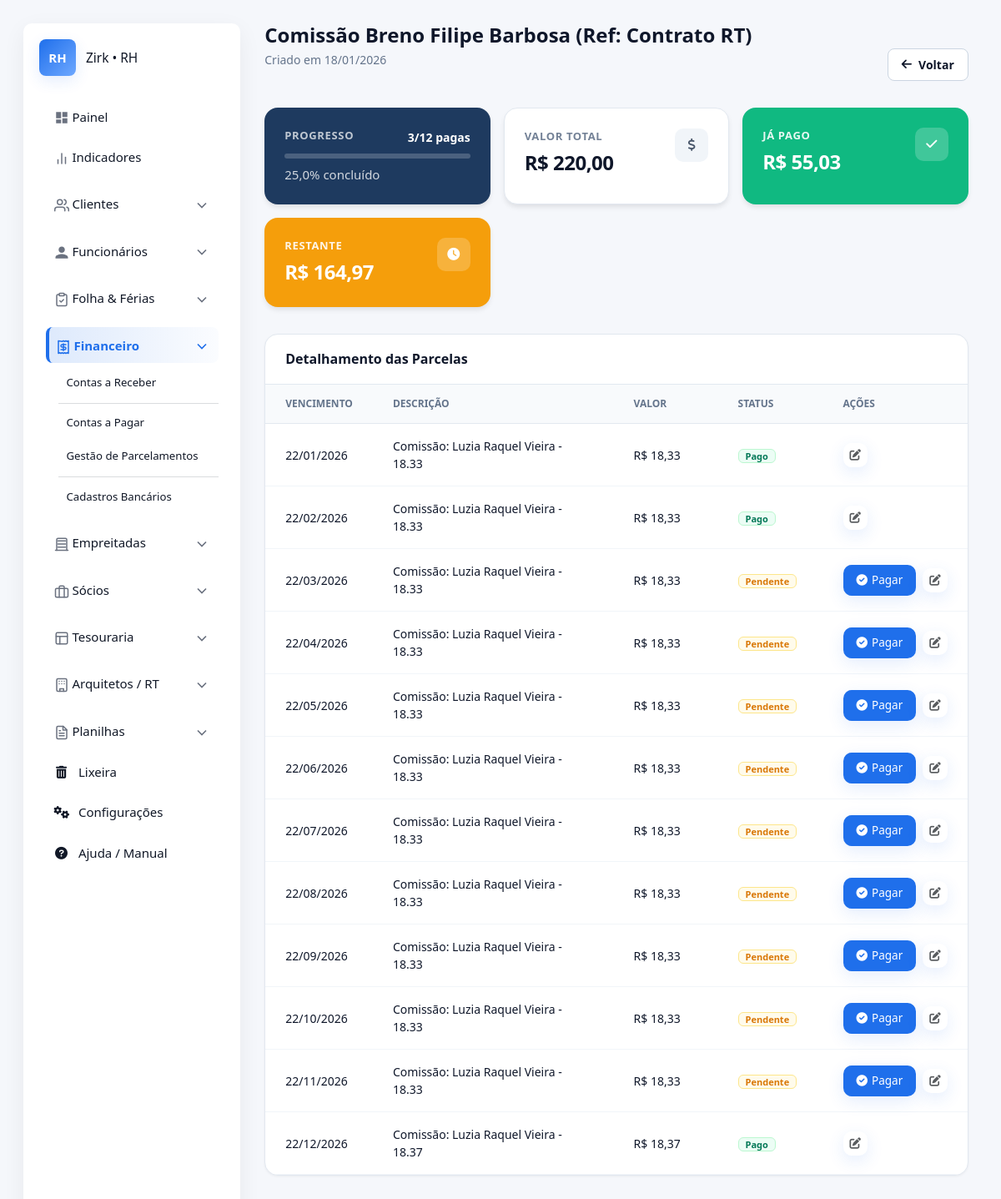
Before: /pagar/parcelamentos/1/ (signed in) with the older database file.
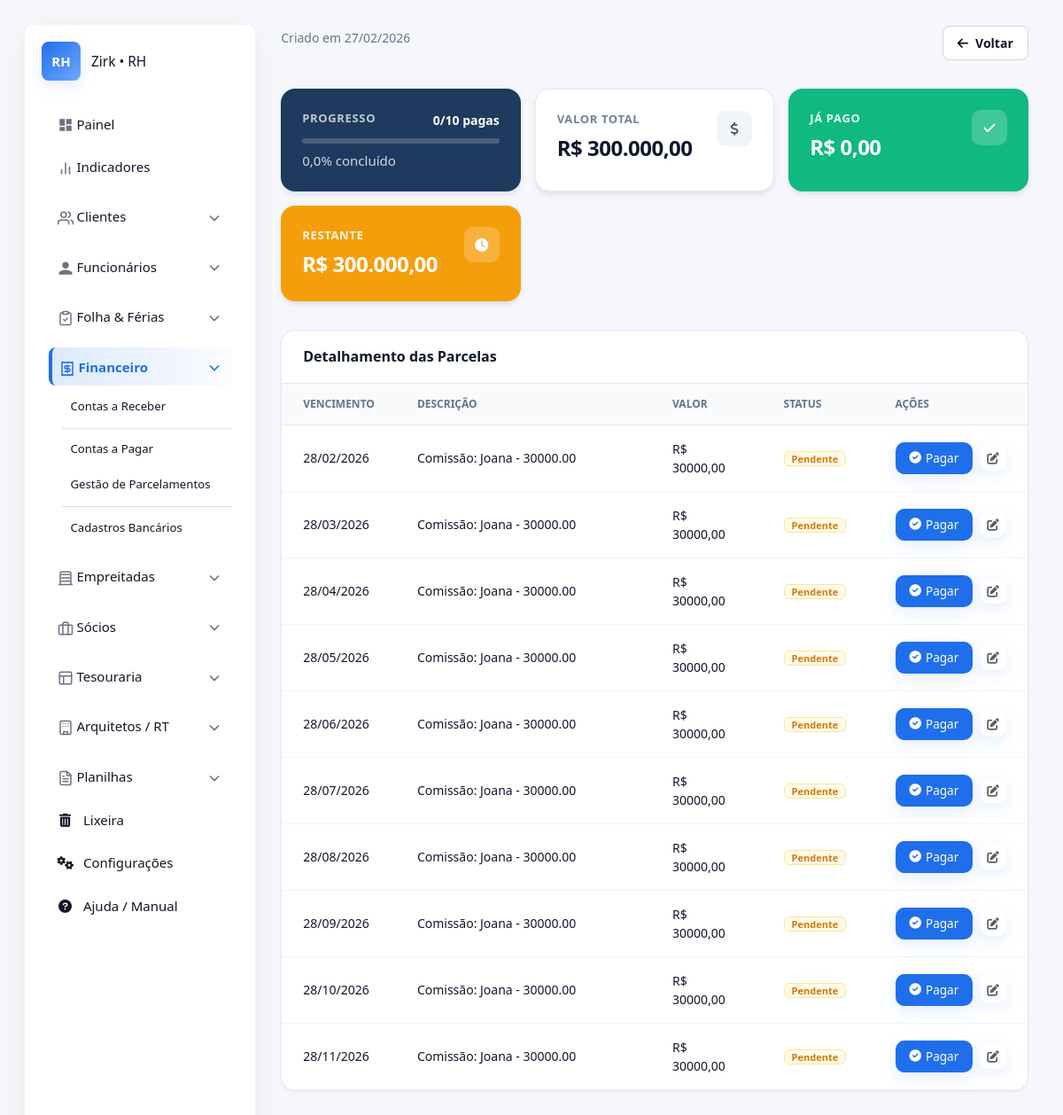
After: the same page with the newer database file.
### apps/financeiro/pagar/models.py (models this page shows, shortened)
class ParcelamentoPagar(SoftDeleteMixin):
    descricao = models.CharField(max_length=255, verbose_name="Descrição do Parcelamento")
    data_criacao = models.DateTimeField(auto_now_add=True, verbose_name="Criado em")
    valor_total_original = models.DecimalField(max_digits=12, decimal_places=2, default=Decimal('0.00'))
    qtd_parcelas = models.IntegerField(default=1)
    class Meta:
        verbose_name = "Parcelamento (A Pagar)"
        verbose_name_plural = "Gestão de Parcelamentos"
        ordering = ['-data_criacao']
    def get_related_objects(self):
        parcelas = []
        modelos_filhos = [
            'parcelas_boleto', 'parcelas_gastogeral', 'parcelas_cheque',
            'parcelas_faturacartao', 'parcelas_gastoveiculoconsorcio',
            'parcelas_gastocontabilidade', 'parcelas_gastoimovel',
            'parcelas_gastoutilidade', 'parcelas_gastogasolina',
            'parcelas_comissaoarquiteto', 'parcelas_gastoalmoco'
        ]
        for related in modelos_filhos:
            if hasattr(self, related):
                manager = getattr(self, related)
                parcelas.extend(list(manager.filter(is_deleted=False)))
        parcelas.sort(key=lambda x: x.data_vencimento if hasattr(x, 'data_vencimento') else x.data_gasto)
        return parcelas
    @property
    def resumo(self):
        parcelas = self.get_related_objects()
        total_obj = len(parcelas)
        if total_obj == 0:
            return {'pendente': 0, 'pago': 0, 'progresso': 0, 'valor_pago': 0, 'valor_aberto': 0}
        pagas = [p for p in parcelas if p.status in ['Pago', 'Recebido', 'PG', 'COM']]
        qtd_pagas = len(pagas)
        valor_pago = sum([p.get_valor_consolidado() for p in pagas])
        valor_total_atual = sum([p.get_valor_consolidado() for p in parcelas])
        valor_aberto = valor_total_atual - valor_pago
        progresso = (qtd_pagas / total_obj) * 100
        return {
            'total_parcelas': total_obj,
            'qtd_pagas': qtd_pagas,
            'qtd_pendentes': total_obj - qtd_pagas,
            'progresso': round(progresso, 1),
            'valor_pago': valor_pago,
            'valor_aberto': valor_aberto,
            'valor_total_atual': valor_total_atual
        }

class ComissaoArquiteto(SoftDeleteMixin):
    arquiteto = models.ForeignKey(Arquiteta, on_delete=models.PROTECT, verbose_name="Arquiteta")
    data_vencimento = models.DateField(verbose_name="Data de Vencimento / Previsão")
    data_pagamento = models.DateField(null=True, blank=True, verbose_name="Data do Pagamento Real")
    valor_comissao = models.DecimalField(max_digits=10, decimal_places=2, verbose_name="Valor da Comissão")
    valor_pago = models.DecimalField(max_digits=10, decimal_places=2, null=True, blank=True, verbose_name="Valor Pago Real")
    observacoes = models.TextField(null=True, blank=True, verbose_name="Observações")
    forma_pagamento = models.CharField(max_length=20, choices=FormaPagamento.choices, default=FormaPagamento.PIX, verbose_name="Forma de Pagamento")
    status = models.CharField('Status', max_length=20, choices=StatusPagamento.choices, default=StatusPagamento.PENDENTE)
    parcelamento = models.ForeignKey(
        ParcelamentoPagar,
        on_delete=models.CASCADE, # Se apagar o pai, apaga as parcelas (ou use PROTECT/SET_NULL conforme regra)
        null=True,
        blank=True,
        related_name='parcelas_%(class)s', # Ex: parcelas_boleto, parcelas_cheque
        verbose_name="Vínculo de Parcelamento"
    )
    banco_origem = models.ForeignKey(
        'receber.Banco',
        on_delete=models.SET_NULL,
        null=True,
        blank=True,
        verbose_name="Conta de Saída"
    )
    movimento_banco = models.OneToOneField(
        'receber.MovimentoBanco',
        on_delete=models.SET_NULL,
        null=True,
        blank=True,
        related_name='comissao_arquiteto_origem'
    )
    movimento_caixa = models.OneToOneField(
        'receber.CaixaDiario',
        on_delete=models.PROTECT, # Alterado para PROTECT
        null=True,
        blank=True,
        related_name='comissao_arquiteto_origem'
    )
    contrato_rt = models.ForeignKey(
        'comissionamento.ContratoRT',
        on_delete=models.PROTECT, # Alterado para PROTECT
        null=True,
        blank=True,
        related_name='comissoes_pagar',
        verbose_name="Contrato RT Vinculado"
    )
    class Meta:
        verbose_name = "Comissão de Arquiteto"
        verbose_name_plural = "Comissões de Arquitetos"
    def __str__(self):
        return f"Comissão: {self.arquiteto} - {self.valor_comissao}"
    def get_valor_consolidado(self):
        if self.status in [StatusPagamento.PAGO, 'Pago'] and self.valor_pago:
            return self.valor_pago
        return self.valor_comissao
    def get_data_consolidada(self):
        return self.data_vencimento
    def get_tipo_classe(self): return self.__class__.__name__

### apps/comissionamento/models.py (models this page shows)
class Arquiteta(SoftDeleteMixin):
    nome = models.CharField(max_length=150)
    cpf = models.CharField(max_length=14, unique=True, null=True, blank=True)
    banco = models.CharField(max_length=50, verbose_name="Banco de Pagamento")
    agencia = models.CharField(max_length=20, verbose_name="Agência")
    conta = models.CharField(max_length=50, verbose_name="Conta Bancária")
    class Meta:
        verbose_name = "Arquiteta"
        verbose_name_plural = "Arquitetas"
    def __str__(self):
        return self.nome

### apps/financeiro/pagar/views.py (the view)
# urls.py: path('parcelamentos/<int:pk>/', views.parcelamento_detail, name='parcelamento_detail'),
@login_required
def parcelamento_detail(request, pk):
    parcelamento = get_object_or_404(ParcelamentoPagar, pk=pk)
    resumo = parcelamento.resumo
    lista_parcelas = parcelamento.get_related_objects()
    return render(request, 'core/financeiro/pagar/parcelamento_detail.html', {
        'parcelamento': parcelamento,
        'resumo': resumo,
        'lista_parcelas': lista_parcelas
    })

### apps/configuracoes/context_processors.py (called while the page is built)
def configuracoes_globais(request):
    return {}

### apps/configuracoes/mixin.py (called while the page is built)
    def get_queryset(self):
        return super().get_queryset().filter(is_deleted=False)

### apps/ferias/service.py (called while the page is built, shortened)
def gerar_novo_periodo_aquisitivo(funcionario):
    if getattr(funcionario, 'is_deleted', False):
        return None
    if not hasattr(funcionario, 'dados_trabalhistas'):
        return None
    dados = funcionario.dados_trabalhistas
    data_admissao = dados.data_admissao_marcenaria or dados.data_admissao_contabilidade
    if not data_admissao:
        return None
    ultimo_periodo = funcionario.periodos_aquisitivos.order_by('-data_fim').first()
    hoje = timezone.now().date()
    data_limite_retroativa = hoje - relativedelta(years=2)
    data_inicio_calculada = None
    if not ultimo_periodo:
        data_inicio_calculada = data_admissao
    else:
        if ultimo_periodo.data_fim >= hoje:
            return None  # Período atual ainda está vigente
        data_inicio_calculada = ultimo_periodo.data_fim + timedelta(days=1)

### templates/core/financeiro/pagar/parcelamento_detail.html (shortened to what the changed rows need)
{% extends "core/base.html" %}
{% load static %}
{% block content %}
<div class="dash-container">
    <div class="dash-header">
        <div>
            <h1 class="dash-title">{{ parcelamento.descricao }}</h1>
            <p class="dash-subtitle">Criado em {{ parcelamento.data_criacao|date:"d/m/Y" }}</p>
        </div>
    </div>
    <div class="top-stats-grid">
        <div class="top-card bg-blue-original" style="flex-direction: column; justify-content: center;">
            <div style="width: 100%; display: flex; justify-content: space-between; align-items: center; margin-bottom: 8px;">
                <span class="top-label" style="color: rgba(255,255,255,0.8);">Progresso</span>
                <span style="font-weight: 700; font-size: 14px;">{{ resumo.qtd_pagas }}/{{ resumo.total_parcelas }} pagas</span>
            </div>
            <div class="progress" style="width: 100%; height: 6px; background: rgba(255,255,255,0.2); border-radius: 99px; overflow: hidden;">
            </div>
            <div class="top-sub" style="color: rgba(255,255,255,0.8); margin-top: 8px;">
                {{ resumo.progresso }}% concluído
            </div>
        </div>
        <div class="top-card bg-white-card">
            <div>
                <div class="top-label" style="color: var(--slate-500);">Valor Total</div>
                <div class="top-value">R$ {{ resumo.valor_total_atual|floatformat:"2g" }}</div>
            </div>
        </div>
        <div class="top-card bg-green-original">
            <div>
                <div class="top-label">Já Pago</div>
                <div class="top-value">R$ {{ resumo.valor_pago|floatformat:"2g" }}</div>
            </div>
        </div>
        <div class="top-card bg-orange-original">
            <div>
                <div class="top-label">Restante</div>
                <div class="top-value">R$ {{ resumo.valor_aberto|floatformat:"2g" }}</div>
            </div>
        </div>
    </div>
    <div class="standard-card">
        <div style="padding: 20px 24px; border-bottom: 1px solid var(--slate-200);">
            <h2 style="font-size: 16px; font-weight: 700; color: var(--slate-900); margin: 0;">Detalhamento das Parcelas</h2>
        </div>
        <div class="table-responsive">
            <table class="rh-table">
                <thead>
                    <tr>
                        <th width="15%">Vencimento</th>
                        <th width="35%">Descrição</th>
                        <th width="15%">Valor</th>
                        <th width="15%">Status</th>
                        <th width="10%">Ações</th>
                    </tr>
                </thead>
                <tbody>
        {% for p in lista_parcelas %}
            <tr>
                <td>{{ p.get_data_consolidada|date:"d/m/Y" }}</td>
                <td>{{ p }}</td>
                <td>R$ {{ p.get_valor_consolidado }}</td>
                <td>
                    {% if p.status == 'Pago' or p.status == 'PG' or p.status == 'Recebido' %}
                        <span class="badge st-pago">Pago</span>
                    {% else %}
                        <span class="badge st-pendente">Pendente</span>
                    {% endif %}
                </td>
                <td>
                    <div class="action-buttons">
                        {% if p.status != 'Pago' and p.status != 'PG' and p.status != 'Recebido' %}
                            <button onclick="openRemoteModal('{% url 'pagar:confirmar_pagamento' p.pk %}?tipo={{ p.get_tipo_classe }}')"
                               class="btn btn-sm btn-success text-white"
                               style="display: inline-flex; align-items: center; gap: 5px; font-weight: 500;"
                               title="Realizar Pagamento">
                               <i class="fas fa-check-circle"></i> Pagar
                            </button>
                        {% endif %}
                        <button onclick="openRemoteModal('{% url 'pagar:pagar_edit' p.pk %}?tipo={{ p.get_tipo_classe }}')"
                           class="btn btn-sm btn-link text-muted"
                           style="padding: 4px 8px; border: none; background: none; cursor: pointer;"
                           title="Editar Parcela">
                           <i class="fas fa-edit"></i>
                        </button>
                    </div>
                </td>
            </tr>
        {% endfor %}
        </tbody>
            </table>
        </div>
    </div>
</div>
{% endblock %}

Changed rows visible on the page:
no longer on this page (row edited): ComissaoArquiteto: get_data_consolidada "22/11/2026", arquiteto+valor_comissao "Comissão: Luzia Raquel Vieira - 18.33", get_valor_consolidado "18,33", shows "Pendente"
no longer on this page (row edited): ComissaoArquiteto: get_data_consolidada "22/12/2026", arquiteto+valor_comissao "Comissão: Luzia Raquel Vieira - 18.37", get_valor_consolidado "18,37", shows "Pago"
changed ParcelamentoPagar: data_criacao "18/01/2026" → "27/02/2026"; descricao "Comissão Breno Filipe Barbosa (Ref: Contrato RT)" → (not shown)
changed ComissaoArquiteto (number 1 of 10 on the later page): get_data_consolidada "22/01/2026" → "28/02/2026"; arquiteto+valor_comissao "Comissão: Luzia Raquel Vieira - 18.33" → "Comissão: Joana - 30000.00"; get_valor_consolidado "18,33" → "30000,00"; status "Pago" → "Pendente Pagar"
changed ComissaoArquiteto (number 2 of 10 on the later page): get_data_consolidada "22/02/2026" → "28/03/2026"; arquiteto+valor_comissao "Comissão: Luzia Raquel Vieira - 18.33" → "Comissão: Joana - 30000.00"; get_valor_consolidado "18,33" → "30000,00"; status "Pago" → "Pendente Pagar"
changed ComissaoArquiteto (number 3 of 10 on the later page): get_data_consolidada "22/03/2026" → "28/04/2026"; arquiteto+valor_comissao "Comissão: Luzia Raquel Vieira - 18.33" → "Comissão: Joana - 30000.00"; get_valor_consolidado "18,33" → "30000,00"
changed ComissaoArquiteto (number 4 of 10 on the later page): get_data_consolidada "22/04/2026" → "28/05/2026"; arquiteto+valor_comissao "Comissão: Luzia Raquel Vieira - 18.33" → "Comissão: Joana - 30000.00"; get_valor_consolidado "18,33" → "30000,00"
changed ComissaoArquiteto (number 5 of 10 on the later page): get_data_consolidada "22/05/2026" → "28/06/2026"; arquiteto+valor_comissao "Comissão: Luzia Raquel Vieira - 18.33" → "Comissão: Joana - 30000.00"; get_valor_consolidado "18,33" → "30000,00"
changed ComissaoArquiteto (number 6 of 10 on the later page): get_data_consolidada "22/06/2026" → "28/07/2026"; arquiteto+valor_comissao "Comissão: Luzia Raquel Vieira - 18.33" → "Comissão: Joana - 30000.00"; get_valor_consolidado "18,33" → "30000,00"
changed ComissaoArquiteto (number 7 of 10 on the later page): get_data_consolidada "22/07/2026" → "28/08/2026"; arquiteto+valor_comissao "Comissão: Luzia Raquel Vieira - 18.33" → "Comissão: Joana - 30000.00"; get_valor_consolidado "18,33" → "30000,00"
changed ComissaoArquiteto (number 8 of 10 on the later page): get_data_consolidada "22/08/2026" → "28/09/2026"; arquiteto+valor_comissao "Comissão: Luzia Raquel Vieira - 18.33" → "Comissão: Joana - 30000.00"; get_valor_consolidado "18,33" → "30000,00"
changed ComissaoArquiteto (number 9 of 10 on the later page): get_data_consolidada "22/09/2026" → "28/10/2026"; arquiteto+valor_comissao "Comissão: Luzia Raquel Vieira - 18.33" → "Comissão: Joana - 30000.00"; get_valor_consolidado "18,33" → "30000,00"
changed ComissaoArquiteto (number 10 of 10 on the later page): get_data_consolidada "22/10/2026" → "28/11/2026"; arquiteto+valor_comissao "Comissão: Luzia Raquel Vieira - 18.33" → "Comissão: Joana - 30000.00"; get_valor_consolidado "18,33" → "30000,00"
Other visible differences:
{{ resumo.qtd_pagas }}: "3" → "0"
{{ resumo.total_parcelas }}: "12" → "10"
{{ resumo.progresso }}: "25,0" → "0,0"
{{ resumo.valor_total_atual|floatformat:"2g" }}: "220,00" → "300.000,00"
{{ resumo.valor_pago|floatformat:"2g" }}: "55,03" → "0,00"
{{ resumo.valor_aberto|floatformat:"2g" }}: "164,97" → "300.000,00"
